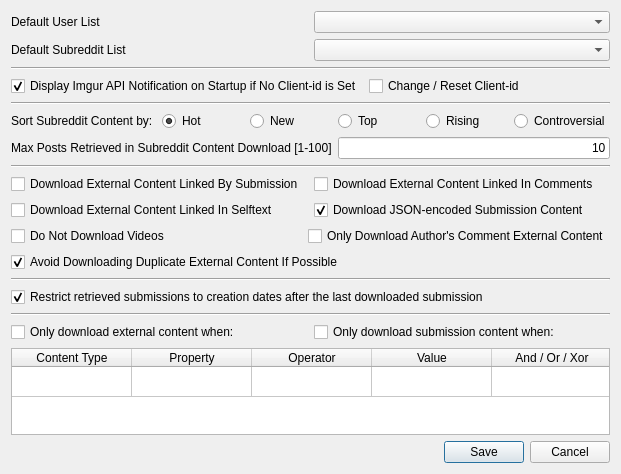
<?xml version="1.0" encoding="UTF-8"?>
<ui version="4.0">
 <class>SettingsDialog</class>
 <widget class="QDialog" name="SettingsDialog">
  <property name="geometry">
   <rect>
    <x>0</x>
    <y>0</y>
    <width>621</width>
    <height>474</height>
   </rect>
  </property>
  <property name="windowTitle">
   <string>Settings</string>
  </property>
  <layout class="QVBoxLayout" name="verticalLayout">
   <item>
    <layout class="QGridLayout" name="gridLayout">
     <item row="15" column="0">
      <layout class="QHBoxLayout" name="horizontalLayout_6">
       <item>
        <widget class="QCheckBox" name="getExternalContentCheckBox">
         <property name="toolTip">
          <string>Select to attempt to download images / gifs / webms / videos linked to by a reddit submission.</string>
         </property>
         <property name="text">
          <string>Download External Content Linked By Submission</string>
         </property>
        </widget>
       </item>
       <item>
        <widget class="QCheckBox" name="getCommentExternalContentCheckBox">
         <property name="toolTip">
          <string>Select to attempt to download images / gifs / webms / videos from the comments in a submission.</string>
         </property>
         <property name="text">
          <string>Download External Content Linked In Comments</string>
         </property>
        </widget>
       </item>
      </layout>
     </item>
     <item row="2" column="0">
      <layout class="QHBoxLayout" name="horizontalLayout">
       <item>
        <widget class="QLabel" name="defaultSubredditListLabel">
         <property name="toolTip">
          <string>The subreddit list that will display on starting the application.</string>
         </property>
         <property name="text">
          <string>Default Subreddit List</string>
         </property>
        </widget>
       </item>
       <item>
        <widget class="QComboBox" name="defaultSubredditListComboBox"/>
       </item>
      </layout>
     </item>
     <item row="13" column="0">
      <layout class="QHBoxLayout" name="horizontalLayout_4">
       <item>
        <widget class="QLabel" name="label_2">
         <property name="toolTip">
          <string>&lt;html&gt;&lt;head/&gt;&lt;body&gt;&lt;p&gt;The number of posts to retrieve from the subreddit. A max of 100 can be downloaded at a time. Download again at a later date to get the next (most recent) 100.&lt;/p&gt;&lt;/body&gt;&lt;/html&gt;</string>
         </property>
         <property name="text">
          <string>Max Posts Retrieved in Subreddit Content Download [1-100]</string>
         </property>
        </widget>
       </item>
       <item>
        <widget class="QLineEdit" name="subLimitTextEdit">
         <property name="text">
          <string>10</string>
         </property>
         <property name="cursorPosition">
          <number>2</number>
         </property>
         <property name="alignment">
          <set>Qt::AlignRight|Qt::AlignTrailing|Qt::AlignVCenter</set>
         </property>
        </widget>
       </item>
      </layout>
     </item>
     <item row="0" column="0">
      <layout class="QHBoxLayout" name="horizontalLayout_5">
       <item>
        <widget class="QLabel" name="defaultUserListLabel">
         <property name="toolTip">
          <string>The user list that will display on starting the application.</string>
         </property>
         <property name="text">
          <string>Default User List</string>
         </property>
        </widget>
       </item>
       <item>
        <widget class="QComboBox" name="defaultUserListComboBox"/>
       </item>
      </layout>
     </item>
     <item row="12" column="0">
      <layout class="QHBoxLayout" name="horizontalLayout_3">
       <item>
        <widget class="QLabel" name="label">
         <property name="toolTip">
          <string>&lt;html&gt;&lt;head/&gt;&lt;body&gt;&lt;p&gt;When downloading subreddit content, this determines the types of posts that are downloaded. E.g. to get the top 10 new posts in the subreddits, select &amp;quot;New&amp;quot;.&lt;/p&gt;&lt;/body&gt;&lt;/html&gt;</string>
         </property>
         <property name="text">
          <string>Sort Subreddit Content by: </string>
         </property>
        </widget>
       </item>
       <item>
        <widget class="QRadioButton" name="hotBtn">
         <property name="text">
          <string>Hot</string>
         </property>
         <property name="checked">
          <bool>true</bool>
         </property>
        </widget>
       </item>
       <item>
        <widget class="QRadioButton" name="newBtn">
         <property name="text">
          <string>New</string>
         </property>
         <property name="checked">
          <bool>false</bool>
         </property>
        </widget>
       </item>
       <item>
        <widget class="QRadioButton" name="topBtn">
         <property name="text">
          <string>Top</string>
         </property>
        </widget>
       </item>
       <item>
        <widget class="QRadioButton" name="risingBtn">
         <property name="text">
          <string>Rising</string>
         </property>
        </widget>
       </item>
       <item>
        <widget class="QRadioButton" name="controversialBtn">
         <property name="text">
          <string>Controversial</string>
         </property>
        </widget>
       </item>
      </layout>
     </item>
     <item row="3" column="0">
      <widget class="Line" name="line_2">
       <property name="orientation">
        <enum>Qt::Horizontal</enum>
       </property>
      </widget>
     </item>
     <item row="14" column="0">
      <widget class="Line" name="line_3">
       <property name="orientation">
        <enum>Qt::Horizontal</enum>
       </property>
      </widget>
     </item>
     <item row="10" column="0">
      <layout class="QHBoxLayout" name="horizontalLayout_9">
       <item>
        <widget class="QCheckBox" name="showImgurAPINotificationCheckBox">
         <property name="toolTip">
          <string>If you don't want to get bothered by the pop-up on startup, uncheck this.</string>
         </property>
         <property name="text">
          <string>Display Imgur API Notification on Startup if No Client-id is Set</string>
         </property>
         <property name="checked">
          <bool>true</bool>
         </property>
        </widget>
       </item>
       <item>
        <widget class="QCheckBox" name="resetClientIdCheckBox">
         <property name="toolTip">
          <string>Check this to reset or change your client-id.</string>
         </property>
         <property name="text">
          <string>Change / Reset Client-id</string>
         </property>
        </widget>
       </item>
      </layout>
     </item>
     <item row="11" column="0">
      <widget class="Line" name="line_5">
       <property name="orientation">
        <enum>Qt::Horizontal</enum>
       </property>
      </widget>
     </item>
    </layout>
   </item>
   <item>
    <layout class="QHBoxLayout" name="horizontalLayout_10">
     <item>
      <widget class="QCheckBox" name="getSelftextExternalContentCheckBox">
       <property name="toolTip">
        <string>Select to attempt to download external images / gifs / webms / videos in the selftext.</string>
       </property>
       <property name="text">
        <string>Download External Content Linked In Selftext</string>
       </property>
      </widget>
     </item>
     <item>
      <widget class="QCheckBox" name="getSubmissionContentCheckBox">
       <property name="toolTip">
        <string>Select to download the title, self-text, comments, upvote statistics, and other information in a json-encoded text file.</string>
       </property>
       <property name="text">
        <string>Download JSON-encoded Submission Content</string>
       </property>
       <property name="checked">
        <bool>true</bool>
       </property>
      </widget>
     </item>
    </layout>
   </item>
   <item>
    <layout class="QHBoxLayout" name="horizontalLayout_11">
     <item>
      <widget class="QCheckBox" name="avoidVideosCheckBox">
       <property name="toolTip">
        <string>Check this to prevent video content (.mp4, .flv, etc) from being downloaded. May speed up the download process.</string>
       </property>
       <property name="text">
        <string>Do Not Download Videos</string>
       </property>
      </widget>
     </item>
     <item>
      <widget class="QCheckBox" name="getAuthorsCommentsOnlyCheckBox">
       <property name="toolTip">
        <string>&lt;html&gt;&lt;head/&gt;&lt;body&gt;&lt;p&gt;Check this to only download external content linked in comments if it is a comment of the original author of the submission &lt;/p&gt;&lt;p&gt;(will also download deleted authors just in case it is from the original author).&lt;/p&gt;&lt;/body&gt;&lt;/html&gt;</string>
       </property>
       <property name="text">
        <string>Only Download Author's Comment External Content</string>
       </property>
      </widget>
     </item>
    </layout>
   </item>
   <item>
    <widget class="QCheckBox" name="avoidDuplCheckBox">
     <property name="toolTip">
      <string>Attempt to avoid downloading images / gifs / webms / videos that have already been downloaded for the same user or subreddit.</string>
     </property>
     <property name="text">
      <string>Avoid Downloading Duplicate External Content If Possible</string>
     </property>
     <property name="checked">
      <bool>true</bool>
     </property>
    </widget>
   </item>
   <item>
    <widget class="Line" name="line">
     <property name="orientation">
      <enum>Qt::Horizontal</enum>
     </property>
    </widget>
   </item>
   <item>
    <layout class="QHBoxLayout" name="horizontalLayout_8">
     <item>
      <widget class="QCheckBox" name="restrictDownloadsByCreationDateCheckBox">
       <property name="toolTip">
        <string>&lt;html&gt;&lt;head/&gt;&lt;body&gt;&lt;p&gt;Always works for users, only works for subreddits when downloading by 'New'.&lt;/p&gt;&lt;p&gt;Uncheck this option to gather all available submissions of users and download ones that have not been downloaded already. &lt;/p&gt;&lt;p&gt;This is useful to attempt to download posts that failed due to a connection loss.&lt;/p&gt;&lt;p&gt;Checking this option may speed up the downloading process.&lt;/p&gt;&lt;/body&gt;&lt;/html&gt;</string>
       </property>
       <property name="text">
        <string>Restrict retrieved submissions to creation dates after the last downloaded submission</string>
       </property>
       <property name="checked">
        <bool>true</bool>
       </property>
      </widget>
     </item>
    </layout>
   </item>
   <item>
    <widget class="Line" name="line_4">
     <property name="orientation">
      <enum>Qt::Horizontal</enum>
     </property>
    </widget>
   </item>
   <item>
    <layout class="QHBoxLayout" name="horizontalLayout_7">
     <item>
      <widget class="QCheckBox" name="filterExternalContentCheckBox">
       <property name="toolTip">
        <string>Dowload external images / gifs / gfys only if the following criteria are met.</string>
       </property>
       <property name="text">
        <string>Only download external content when:</string>
       </property>
      </widget>
     </item>
     <item>
      <widget class="QCheckBox" name="filterSubmissionContentCheckBox">
       <property name="toolTip">
        <string>Download json encoded submission data only if the following criteria are met.</string>
       </property>
       <property name="text">
        <string>Only download submission content when:</string>
       </property>
      </widget>
     </item>
    </layout>
   </item>
   <item>
    <layout class="QHBoxLayout" name="horizontalLayout_2">
     <item>
      <widget class="QTableWidget" name="filterTable">
       <property name="toolTip">
        <string>&lt;html&gt;&lt;head/&gt;&lt;body&gt;&lt;p&gt;Select the filters you would like to apply to the download. &lt;/p&gt;&lt;p&gt;Will download the content only if the submission or a comment within the submission has the matching criteria.&lt;/p&gt;&lt;p&gt;Posts with any comment passing the filter will be downloaded - there is currently no way to download only if all comments pass the filter.&lt;/p&gt;&lt;p&gt;Filters on comment body may slow the download process significantly.&lt;/p&gt;&lt;p&gt;If the operator is Equals Bool, enter only True or False.&lt;/p&gt;&lt;/body&gt;&lt;/html&gt;</string>
       </property>
       <property name="horizontalScrollBarPolicy">
        <enum>Qt::ScrollBarAlwaysOff</enum>
       </property>
       <property name="editTriggers">
        <set>QAbstractItemView::NoEditTriggers</set>
       </property>
       <attribute name="horizontalHeaderVisible">
        <bool>true</bool>
       </attribute>
       <attribute name="horizontalHeaderDefaultSectionSize">
        <number>120</number>
       </attribute>
       <attribute name="verticalHeaderVisible">
        <bool>false</bool>
       </attribute>
       <attribute name="verticalHeaderCascadingSectionResizes">
        <bool>false</bool>
       </attribute>
       <row>
        <property name="text">
         <string>New Row</string>
        </property>
       </row>
       <column>
        <property name="text">
         <string>Content Type</string>
        </property>
        <property name="toolTip">
         <string>The type of content to filter by. Either submissions or comments within a submission.</string>
        </property>
       </column>
       <column>
        <property name="text">
         <string>Property</string>
        </property>
        <property name="toolTip">
         <string>The property of the content. E.g. the author of a submission (the redditor), or the score of a comment in the submission.</string>
        </property>
       </column>
       <column>
        <property name="text">
         <string>Operator</string>
        </property>
        <property name="toolTip">
         <string>The operator to search the property with. E.g. contains means a download will occur if the string in the value column is in the property of the submssion / comment.</string>
        </property>
       </column>
       <column>
        <property name="text">
         <string>Value</string>
        </property>
        <property name="toolTip">
         <string>The value to match by using the operator. If you want a boolean, enter True or False.</string>
        </property>
       </column>
       <column>
        <property name="text">
         <string>And / Or / Xor</string>
        </property>
        <property name="toolTip">
         <string>If you want multiple filters, select this box and select the operator to group the filters by. The filters must be the same. E.g. submission author equals &quot;foo&quot; AND comment score greater than 100.</string>
        </property>
       </column>
      </widget>
     </item>
    </layout>
   </item>
   <item>
    <widget class="QDialogButtonBox" name="dialogButtonBox">
     <property name="orientation">
      <enum>Qt::Horizontal</enum>
     </property>
     <property name="standardButtons">
      <set>QDialogButtonBox::Cancel|QDialogButtonBox::Save</set>
     </property>
    </widget>
   </item>
  </layout>
 </widget>
 <resources/>
 <connections>
  <connection>
   <sender>dialogButtonBox</sender>
   <signal>accepted()</signal>
   <receiver>SettingsDialog</receiver>
   <slot>accept()</slot>
   <hints>
    <hint type="sourcelabel">
     <x>248</x>
     <y>254</y>
    </hint>
    <hint type="destinationlabel">
     <x>157</x>
     <y>274</y>
    </hint>
   </hints>
  </connection>
  <connection>
   <sender>dialogButtonBox</sender>
   <signal>rejected()</signal>
   <receiver>SettingsDialog</receiver>
   <slot>reject()</slot>
   <hints>
    <hint type="sourcelabel">
     <x>316</x>
     <y>260</y>
    </hint>
    <hint type="destinationlabel">
     <x>286</x>
     <y>274</y>
    </hint>
   </hints>
  </connection>
 </connections>
</ui>
